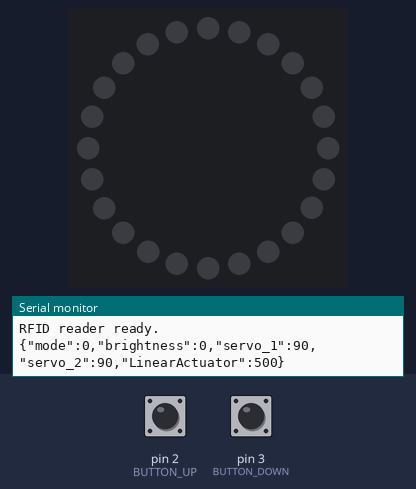
Bench run of a sketch on a simulated Arduino Uno, built with avr-gcc and run on an emulated ATmega328P. Parts: 24 RGB LEDs in a ring, first at the top, clockwise, the last lines printed to the serial monitor. The inputs (shaded band) are chosen by the test bench; at power-on: pin 2 (BUTTON_UP) HIGH, pin 3 (BUTTON_DOWN) HIGH. Dim RGB values are drawn brighter than linear.

Above: at 1.3 s.
1.4 s: pin 2 (BUTTON_UP) pulled LOW for 0.15 s
At 2.4 s:
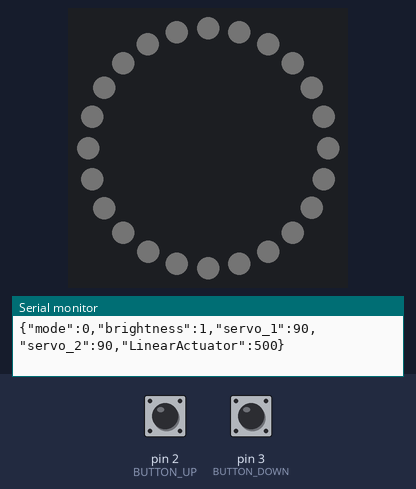
3.0 s: pin 2 (BUTTON_UP) pulled LOW for 1 s
Timing chart, 0 to 6.0 s (numbered marks = the images above; inputs shaded):
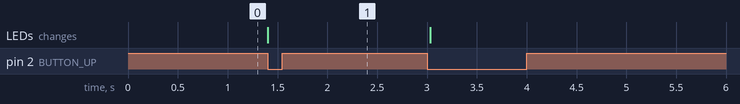

The sketch:

static_controller_jsonform2.ino
```cpp
#include <Adafruit_NeoPixel.h>
#include <ArduinoJson.h>
#include <SPI.h>
#include <MFRC522.h>

// NeoPixel settings
#define LED_PIN 6
#define NUM_LEDS 24
Adafruit_NeoPixel ring = Adafruit_NeoPixel(NUM_LEDS, LED_PIN, NEO_GRB + NEO_KHZ800);

// Button pins for brightness control
#define BUTTON_UP 2
#define BUTTON_DOWN 3

int brightness = 0;
const int step = 1;
const int max_brightness = 8;
bool lastButtonUpState = LOW;
bool lastButtonDownState = LOW;

// RFID settings
#define RST_PIN 9
#define SS_PIN 10
MFRC522 rc522(SS_PIN, RST_PIN);
MFRC522::MIFARE_Key key;

struct ModeData {
  uint8_t mode;
  uint8_t brightness;
  uint8_t servo_1;
  uint8_t servo_2;
  uint16_t LinearActuator;
};

ModeData data;

void sendStatus() {
  StaticJsonDocument<512> doc;
  doc["mode"] = data.mode;
  doc["brightness"] = brightness;  // use current brightness value
  doc["servo_1"] = data.servo_1;
  doc["servo_2"] = data.servo_2;
  doc["LinearActuator"] = data.LinearActuator;
  serializeJson(doc, Serial);
  Serial.println();
  Serial.flush();
}

void updateLEDs() {
  for (int i = 0; i < NUM_LEDS; i++) {
    ring.setPixelColor(i, ring.Color(brightness, brightness, brightness));
  }
  ring.show();
}

void parseJsonToStruct(const char* json) {
  DynamicJsonDocument doc(200);
  DeserializationError error = deserializeJson(doc, json);
  if (error) {
    Serial.print("JSON parse error: ");
    Serial.println(error.c_str());
    return;
  }
  if (doc.containsKey("brightness")) {
    int newBrightness = doc["brightness"];
    brightness = constrain(newBrightness, 0, max_brightness);
  }
  if (doc.containsKey("mode"))
    data.mode = doc["mode"];
  if (doc.containsKey("servo_1"))
    data.servo_1 = doc["servo_1"];
  if (doc.containsKey("servo_2"))
    data.servo_2 = doc["servo_2"];
  if (doc.containsKey("LinearActuator"))
    data.LinearActuator = doc["LinearActuator"];
}

void setup() {
  Serial.begin(9600);
  ring.begin();
  ring.show();
  pinMode(BUTTON_UP, INPUT);
  pinMode(BUTTON_DOWN, INPUT);

  SPI.begin();
  rc522.PCD_Init();
  Serial.println("RFID reader ready.");
  for (byte i = 0; i < 6; i++) {
    key.keyByte[i] = 0xFF;
  }

  // Initialize default state
  data.mode = 0;
  data.servo_1 = 90;
  data.servo_2 = 90;
  data.LinearActuator = 500;
  brightness = 0;
  updateLEDs();
  sendStatus();
}

void loop() {
  // Process incoming Serial JSON commands
  if (Serial.available()) {
    String jsonStr = Serial.readStringUntil('\n');
    if (jsonStr.length() > 0) {
      Serial.print("Received JSON: ");
      Serial.println(jsonStr);
      parseJsonToStruct(jsonStr.c_str());
      updateLEDs();
      sendStatus();
    }
  }

  // Process button presses
  bool buttonUpState = digitalRead(BUTTON_UP);
  bool buttonDownState = digitalRead(BUTTON_DOWN);
  if (buttonUpState == LOW && lastButtonUpState == HIGH) {
    if (brightness < max_brightness) brightness += step;
    updateLEDs();
    sendStatus();
  }
  if (buttonDownState == LOW && lastButtonDownState == HIGH) {
    if (brightness > 0) brightness -= step;
    updateLEDs();
    sendStatus();
  }
  lastButtonUpState = buttonUpState;
  lastButtonDownState = buttonDownState;

  // (RFID reading code omitted for brevity, but you can include it as before)

  delay(50);
}
```

Measured:
- after the input at 1.4 s, the LEDs: change at once (image 1)
